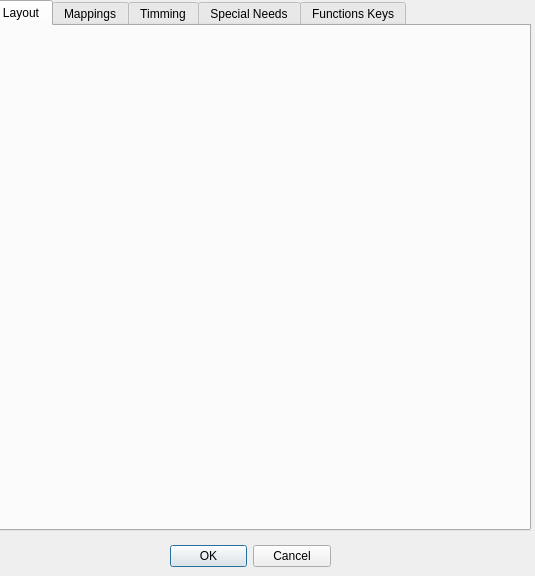
<?xml version="1.0" encoding="UTF-8"?>
<ui version="4.0">
 <class>Dialog</class>
 <widget class="QDialog" name="Dialog">
  <property name="geometry">
   <rect>
    <x>0</x>
    <y>0</y>
    <width>535</width>
    <height>576</height>
   </rect>
  </property>
  <property name="windowTitle">
   <string>Dialog</string>
  </property>
  <widget class="QDialogButtonBox" name="buttonBox">
   <property name="geometry">
    <rect>
     <x>170</x>
     <y>540</y>
     <width>161</width>
     <height>32</height>
    </rect>
   </property>
   <property name="orientation">
    <enum>Qt::Horizontal</enum>
   </property>
   <property name="standardButtons">
    <set>QDialogButtonBox::Cancel|QDialogButtonBox::Ok</set>
   </property>
  </widget>
  <widget class="QTabWidget" name="tabWidget">
   <property name="geometry">
    <rect>
     <x>-10</x>
     <y>0</y>
     <width>541</width>
     <height>531</height>
    </rect>
   </property>
   <property name="currentIndex">
    <number>0</number>
   </property>
   <widget class="QWidget" name="tab">
    <attribute name="title">
     <string>Layout</string>
    </attribute>
   </widget>
   <widget class="QWidget" name="tab_2">
    <attribute name="title">
     <string>Mappings</string>
    </attribute>
   </widget>
   <widget class="QWidget" name="tab_3">
    <attribute name="title">
     <string>Timming</string>
    </attribute>
   </widget>
   <widget class="QWidget" name="tab_4">
    <attribute name="title">
     <string>Special Needs</string>
    </attribute>
   </widget>
   <widget class="QWidget" name="tab_5">
    <attribute name="title">
     <string>Functions Keys</string>
    </attribute>
   </widget>
  </widget>
 </widget>
 <resources/>
 <connections>
  <connection>
   <sender>buttonBox</sender>
   <signal>accepted()</signal>
   <receiver>Dialog</receiver>
   <slot>accept()</slot>
   <hints>
    <hint type="sourcelabel">
     <x>248</x>
     <y>254</y>
    </hint>
    <hint type="destinationlabel">
     <x>157</x>
     <y>274</y>
    </hint>
   </hints>
  </connection>
  <connection>
   <sender>buttonBox</sender>
   <signal>rejected()</signal>
   <receiver>Dialog</receiver>
   <slot>reject()</slot>
   <hints>
    <hint type="sourcelabel">
     <x>316</x>
     <y>260</y>
    </hint>
    <hint type="destinationlabel">
     <x>286</x>
     <y>274</y>
    </hint>
   </hints>
  </connection>
 </connections>
</ui>
